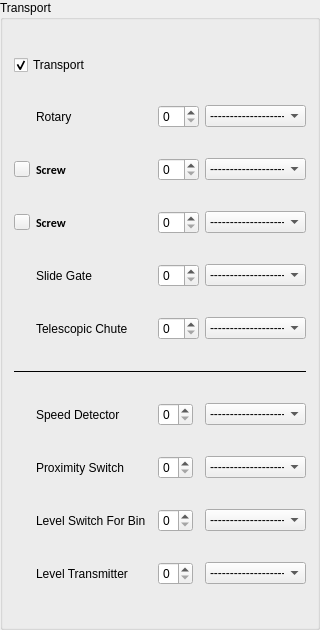
        <widget class="QGroupBox" name="transport_gbox">
         <property name="minimumSize">
          <size>
           <width>320</width>
           <height>630</height>
          </size>
         </property>
         <property name="maximumSize">
          <size>
           <width>320</width>
           <height>16777215</height>
          </size>
         </property>
         <property name="title">
          <string>Transport</string>
         </property>
         <layout class="QGridLayout" name="gridLayout_6">
          <item row="9" column="0" colspan="7">
           <widget class="QFrame" name="frame_2">
            <property name="frameShape">
             <enum>QFrame::HLine</enum>
            </property>
            <property name="frameShadow">
             <enum>QFrame::Plain</enum>
            </property>
           </widget>
          </item>
          <item row="1" column="6">
           <widget class="QComboBox" name="rotary_kw">
            <property name="maximumSize">
             <size>
              <width>16777215</width>
              <height>16777215</height>
             </size>
            </property>
            <item>
             <property name="text">
              <string>--------------------</string>
             </property>
            </item>
            <item>
             <property name="text">
              <string>0.06</string>
             </property>
            </item>
            <item>
             <property name="text">
              <string>0.09</string>
             </property>
            </item>
            <item>
             <property name="text">
              <string>0.12</string>
             </property>
            </item>
            <item>
             <property name="text">
              <string>0.18</string>
             </property>
            </item>
            <item>
             <property name="text">
              <string>0.25</string>
             </property>
            </item>
            <item>
             <property name="text">
              <string>0.37</string>
             </property>
            </item>
            <item>
             <property name="text">
              <string>0.55</string>
             </property>
            </item>
            <item>
             <property name="text">
              <string>0.75</string>
             </property>
            </item>
            <item>
             <property name="text">
              <string>1.1</string>
             </property>
            </item>
            <item>
             <property name="text">
              <string>1.5</string>
             </property>
            </item>
            <item>
             <property name="text">
              <string>3</string>
             </property>
            </item>
            <item>
             <property name="text">
              <string>4</string>
             </property>
            </item>
            <item>
             <property name="text">
              <string>5.5</string>
             </property>
            </item>
            <item>
             <property name="text">
              <string>7.5</string>
             </property>
            </item>
            <item>
             <property name="text">
              <string>9</string>
             </property>
            </item>
            <item>
             <property name="text">
              <string>11</string>
             </property>
            </item>
            <item>
             <property name="text">
              <string>15</string>
             </property>
            </item>
            <item>
             <property name="text">
              <string>18.5</string>
             </property>
            </item>
            <item>
             <property name="text">
              <string>22</string>
             </property>
            </item>
            <item>
             <property name="text">
              <string>30</string>
             </property>
            </item>
            <item>
             <property name="text">
              <string>45</string>
             </property>
            </item>
            <item>
             <property name="text">
              <string>55</string>
             </property>
            </item>
            <item>
             <property name="text">
              <string>75</string>
             </property>
            </item>
            <item>
             <property name="text">
              <string>90</string>
             </property>
            </item>
            <item>
             <property name="text">
              <string>110</string>
             </property>
            </item>
           </widget>
          </item>
          <item row="11" column="1">
           <widget class="QLabel" name="label_43">
            <property name="text">
             <string>Proximity Switch</string>
            </property>
           </widget>
          </item>
          <item row="1" column="1">
           <widget class="QLabel" name="label_35">
            <property name="text">
             <string>Rotary</string>
            </property>
           </widget>
          </item>
          <item row="11" column="6">
           <widget class="QComboBox" name="transport_zs_brand">
            <item>
             <property name="text">
              <string>--------------------</string>
             </property>
            </item>
            <item>
             <property name="text">
              <string>DBL</string>
             </property>
            </item>
            <item>
             <property name="text">
              <string>Danfoss</string>
             </property>
            </item>
           </widget>
          </item>
          <item row="14" column="1">
           <widget class="QLabel" name="label_47">
            <property name="text">
             <string>Level Transmitter</string>
            </property>
           </widget>
          </item>
          <item row="0" column="0" colspan="2">
           <widget class="QCheckBox" name="transport_checkbox">
            <property name="text">
             <string>Transport</string>
            </property>
            <property name="checked">
             <bool>true</bool>
            </property>
           </widget>
          </item>
          <item row="11" column="5">
           <widget class="QSpinBox" name="transport_zs_qty">
            <property name="maximumSize">
             <size>
              <width>35</width>
              <height>16777215</height>
             </size>
            </property>
            <property name="minimum">
             <number>0</number>
            </property>
            <property name="value">
             <number>0</number>
            </property>
            <property name="displayIntegerBase">
             <number>10</number>
            </property>
           </widget>
          </item>
          <item row="5" column="6">
           <widget class="QComboBox" name="telescopic_chute_kw">
            <property name="maximumSize">
             <size>
              <width>16777215</width>
              <height>16777215</height>
             </size>
            </property>
            <item>
             <property name="text">
              <string>--------------------</string>
             </property>
            </item>
            <item>
             <property name="text">
              <string>0.06</string>
             </property>
            </item>
            <item>
             <property name="text">
              <string>0.09</string>
             </property>
            </item>
            <item>
             <property name="text">
              <string>0.12</string>
             </property>
            </item>
            <item>
             <property name="text">
              <string>0.18</string>
             </property>
            </item>
            <item>
             <property name="text">
              <string>0.25</string>
             </property>
            </item>
            <item>
             <property name="text">
              <string>0.37</string>
             </property>
            </item>
            <item>
             <property name="text">
              <string>0.55</string>
             </property>
            </item>
            <item>
             <property name="text">
              <string>0.75</string>
             </property>
            </item>
            <item>
             <property name="text">
              <string>1.1</string>
             </property>
            </item>
            <item>
             <property name="text">
              <string>1.5</string>
             </property>
            </item>
            <item>
             <property name="text">
              <string>3</string>
             </property>
            </item>
            <item>
             <property name="text">
              <string>4</string>
             </property>
            </item>
            <item>
             <property name="text">
              <string>5.5</string>
             </property>
            </item>
            <item>
             <property name="text">
              <string>7.5</string>
             </property>
            </item>
            <item>
             <property name="text">
              <string>9</string>
             </property>
            </item>
            <item>
             <property name="text">
              <string>11</string>
             </property>
            </item>
            <item>
             <property name="text">
              <string>15</string>
             </property>
            </item>
            <item>
             <property name="text">
              <string>18.5</string>
             </property>
            </item>
            <item>
             <property name="text">
              <string>22</string>
             </property>
            </item>
            <item>
             <property name="text">
              <string>30</string>
             </property>
            </item>
            <item>
             <property name="text">
              <string>45</string>
             </property>
            </item>
            <item>
             <property name="text">
              <string>55</string>
             </property>
            </item>
            <item>
             <property name="text">
              <string>75</string>
             </property>
            </item>
            <item>
             <property name="text">
              <string>90</string>
             </property>
            </item>
            <item>
             <property name="text">
              <string>110</string>
             </property>
            </item>
           </widget>
          </item>
          <item row="1" column="5">
           <widget class="QSpinBox" name="rotary_qty">
            <property name="minimum">
             <number>0</number>
            </property>
            <property name="value">
             <number>0</number>
            </property>
            <property name="displayIntegerBase">
             <number>10</number>
            </property>
           </widget>
          </item>
          <item row="5" column="5">
           <widget class="QSpinBox" name="telescopic_chute_qty">
            <property name="minimum">
             <number>0</number>
            </property>
            <property name="value">
             <number>0</number>
            </property>
           </widget>
          </item>
          <item row="13" column="6">
           <widget class="QComboBox" name="transport_ls_bin_brand">
            <item>
             <property name="text">
              <string>--------------------</string>
             </property>
            </item>
            <item>
             <property name="text">
              <string>DBL</string>
             </property>
            </item>
            <item>
             <property name="text">
              <string>Danfoss</string>
             </property>
            </item>
           </widget>
          </item>
          <item row="13" column="5">
           <widget class="QSpinBox" name="transport_ls_bin_qty">
            <property name="maximumSize">
             <size>
              <width>35</width>
              <height>16777215</height>
             </size>
            </property>
            <property name="minimum">
             <number>0</number>
            </property>
            <property name="value">
             <number>0</number>
            </property>
            <property name="displayIntegerBase">
             <number>10</number>
            </property>
           </widget>
          </item>
          <item row="14" column="5">
           <widget class="QSpinBox" name="transport_lt_qty">
            <property name="maximumSize">
             <size>
              <width>35</width>
              <height>16777215</height>
             </size>
            </property>
            <property name="minimum">
             <number>0</number>
            </property>
            <property name="value">
             <number>0</number>
            </property>
            <property name="displayIntegerBase">
             <number>10</number>
            </property>
           </widget>
          </item>
          <item row="14" column="6">
           <widget class="QComboBox" name="transport_lt_brand">
            <item>
             <property name="text">
              <string>--------------------</string>
             </property>
            </item>
            <item>
             <property name="text">
              <string>DBL</string>
             </property>
            </item>
            <item>
             <property name="text">
              <string>Danfoss</string>
             </property>
            </item>
           </widget>
          </item>
          <item row="5" column="1">
           <widget class="QLabel" name="label_36">
            <property name="text">
             <string>Telescopic Chute</string>
            </property>
           </widget>
          </item>
          <item row="13" column="1" colspan="3">
           <widget class="QLabel" name="label_46">
            <property name="text">
             <string>Level Switch For Bin</string>
            </property>
           </widget>
          </item>
          <item row="2" column="1">
           <widget class="QLabel" name="label_40">
            <property name="font">
             <font>
              <family>Calibri</family>
              <weight>75</weight>
              <bold>true</bold>
             </font>
            </property>
            <property name="text">
             <string>Screw</string>
            </property>
           </widget>
          </item>
          <item row="3" column="1">
           <widget class="QLabel" name="screw2_label">
            <property name="enabled">
             <bool>true</bool>
            </property>
            <property name="font">
             <font>
              <family>Calibri</family>
              <weight>75</weight>
              <bold>true</bold>
             </font>
            </property>
            <property name="contextMenuPolicy">
             <enum>Qt::DefaultContextMenu</enum>
            </property>
            <property name="acceptDrops">
             <bool>false</bool>
            </property>
            <property name="text">
             <string>Screw</string>
            </property>
           </widget>
          </item>
          <item row="3" column="6">
           <widget class="QComboBox" name="screw2_kw">
            <property name="maximumSize">
             <size>
              <width>16777215</width>
              <height>16777215</height>
             </size>
            </property>
            <item>
             <property name="text">
              <string>--------------------</string>
             </property>
            </item>
            <item>
             <property name="text">
              <string>0.06</string>
             </property>
            </item>
            <item>
             <property name="text">
              <string>0.09</string>
             </property>
            </item>
            <item>
             <property name="text">
              <string>0.12</string>
             </property>
            </item>
            <item>
             <property name="text">
              <string>0.18</string>
             </property>
            </item>
            <item>
             <property name="text">
              <string>0.25</string>
             </property>
            </item>
            <item>
             <property name="text">
              <string>0.37</string>
             </property>
            </item>
            <item>
             <property name="text">
              <string>0.55</string>
             </property>
            </item>
            <item>
             <property name="text">
              <string>0.75</string>
             </property>
            </item>
            <item>
             <property name="text">
              <string>1.1</string>
             </property>
            </item>
            <item>
             <property name="text">
              <string>1.5</string>
             </property>
            </item>
            <item>
             <property name="text">
              <string>3</string>
             </property>
            </item>
            <item>
             <property name="text">
              <string>4</string>
             </property>
            </item>
            <item>
             <property name="text">
              <string>5.5</string>
             </property>
            </item>
            <item>
             <property name="text">
              <string>7.5</string>
             </property>
            </item>
            <item>
             <property name="text">
              <string>9</string>
             </property>
            </item>
            <item>
             <property name="text">
              <string>11</string>
             </property>
            </item>
            <item>
             <property name="text">
              <string>15</string>
             </property>
            </item>
            <item>
             <property name="text">
              <string>18.5</string>
             </property>
            </item>
            <item>
             <property name="text">
              <string>22</string>
             </property>
            </item>
            <item>
             <property name="text">
              <string>30</string>
             </property>
            </item>
            <item>
             <property name="text">
              <string>45</string>
             </property>
            </item>
            <item>
             <property name="text">
              <string>55</string>
             </property>
            </item>
            <item>
             <property name="text">
              <string>75</string>
             </property>
            </item>
            <item>
             <property name="text">
              <string>90</string>
             </property>
            </item>
            <item>
             <property name="text">
              <string>110</string>
             </property>
            </item>
           </widget>
          </item>
          <item row="3" column="5">
           <widget class="QSpinBox" name="screw2_qty">
            <property name="minimum">
             <number>0</number>
            </property>
            <property name="value">
             <number>0</number>
            </property>
           </widget>
          </item>
          <item row="2" column="6">
           <widget class="QComboBox" name="screw1_kw">
            <property name="maximumSize">
             <size>
              <width>16777215</width>
              <height>16777215</height>
             </size>
            </property>
            <item>
             <property name="text">
              <string>--------------------</string>
             </property>
            </item>
            <item>
             <property name="text">
              <string>0.06</string>
             </property>
            </item>
            <item>
             <property name="text">
              <string>0.09</string>
             </property>
            </item>
            <item>
             <property name="text">
              <string>0.12</string>
             </property>
            </item>
            <item>
             <property name="text">
              <string>0.18</string>
             </property>
            </item>
            <item>
             <property name="text">
              <string>0.25</string>
             </property>
            </item>
            <item>
             <property name="text">
              <string>0.37</string>
             </property>
            </item>
            <item>
             <property name="text">
              <string>0.55</string>
             </property>
            </item>
            <item>
             <property name="text">
              <string>0.75</string>
             </property>
            </item>
            <item>
             <property name="text">
              <string>1.1</string>
             </property>
            </item>
            <item>
             <property name="text">
              <string>1.5</string>
             </property>
            </item>
            <item>
             <property name="text">
              <string>3</string>
             </property>
            </item>
            <item>
             <property name="text">
              <string>4</string>
             </property>
            </item>
            <item>
             <property name="text">
              <string>5.5</string>
             </property>
            </item>
            <item>
             <property name="text">
              <string>7.5</string>
             </property>
            </item>
            <item>
             <property name="text">
              <string>9</string>
             </property>
            </item>
            <item>
             <property name="text">
              <string>11</string>
             </property>
            </item>
            <item>
             <property name="text">
              <string>15</string>
             </property>
            </item>
            <item>
             <property name="text">
              <string>18.5</string>
             </property>
            </item>
            <item>
             <property name="text">
              <string>22</string>
             </property>
            </item>
            <item>
             <property name="text">
              <string>30</string>
             </property>
            </item>
            <item>
             <property name="text">
              <string>45</string>
             </property>
            </item>
            <item>
             <property name="text">
              <string>55</string>
             </property>
            </item>
            <item>
             <property name="text">
              <string>75</string>
             </property>
            </item>
            <item>
             <property name="text">
              <string>90</string>
             </property>
            </item>
            <item>
             <property name="text">
              <string>110</string>
             </property>
            </item>
           </widget>
          </item>
          <item row="2" column="0">
           <widget class="QPushButton" name="screw2_add_btn">
            <property name="maximumSize">
             <size>
              <width>16</width>
              <height>16</height>
             </size>
            </property>
            <property name="toolTip">
             <string>Add Screw</string>
            </property>
            <property name="autoFillBackground">
             <bool>false</bool>
            </property>
            <property name="styleSheet">
             <string notr="true"/>
            </property>
            <property name="text">
             <string/>
            </property>
            <property name="icon">
             <iconset>
              <normaloff>../../assets/plus.png</normaloff>../../assets/plus.png</iconset>
            </property>
            <property name="flat">
             <bool>false</bool>
            </property>
           </widget>
          </item>
          <item row="3" column="0">
           <widget class="QPushButton" name="screw2_minuse_btn">
            <property name="maximumSize">
             <size>
              <width>16</width>
              <height>16</height>
             </size>
            </property>
            <property name="toolTip">
             <string>Remove Screw</string>
            </property>
            <property name="text">
             <string/>
            </property>
            <property name="icon">
             <iconset>
              <normaloff>../../assets/minus.png</normaloff>../../assets/minus.png</iconset>
            </property>
            <property name="checkable">
             <bool>true</bool>
            </property>
           </widget>
          </item>
          <item row="2" column="5">
           <widget class="QSpinBox" name="screw1_qty">
            <property name="minimum">
             <number>0</number>
            </property>
            <property name="value">
             <number>0</number>
            </property>
           </widget>
          </item>
          <item row="4" column="1">
           <widget class="QLabel" name="label_38">
            <property name="text">
             <string>Slide Gate</string>
            </property>
           </widget>
          </item>
          <item row="4" column="5">
           <widget class="QSpinBox" name="slide_gate_qty">
            <property name="minimum">
             <number>0</number>
            </property>
            <property name="value">
             <number>0</number>
            </property>
           </widget>
          </item>
          <item row="4" column="6">
           <widget class="QComboBox" name="slide_gate_kw">
            <property name="maximumSize">
             <size>
              <width>16777215</width>
              <height>16777215</height>
             </size>
            </property>
            <item>
             <property name="text">
              <string>--------------------</string>
             </property>
            </item>
            <item>
             <property name="text">
              <string>0.06</string>
             </property>
            </item>
            <item>
             <property name="text">
              <string>0.09</string>
             </property>
            </item>
            <item>
             <property name="text">
              <string>0.12</string>
             </property>
            </item>
            <item>
             <property name="text">
              <string>0.18</string>
             </property>
            </item>
            <item>
             <property name="text">
              <string>0.25</string>
             </property>
            </item>
            <item>
             <property name="text">
              <string>0.37</string>
             </property>
            </item>
            <item>
             <property name="text">
              <string>0.55</string>
             </property>
            </item>
            <item>
             <property name="text">
              <string>0.75</string>
             </property>
            </item>
            <item>
             <property name="text">
              <string>1.1</string>
             </property>
            </item>
            <item>
             <property name="text">
              <string>1.5</string>
             </property>
            </item>
            <item>
             <property name="text">
              <string>3</string>
             </property>
            </item>
            <item>
             <property name="text">
              <string>4</string>
             </property>
            </item>
            <item>
             <property name="text">
              <string>5.5</string>
             </property>
            </item>
            <item>
             <property name="text">
              <string>7.5</string>
             </property>
            </item>
            <item>
             <property name="text">
              <string>9</string>
             </property>
            </item>
            <item>
             <property name="text">
              <string>11</string>
             </property>
            </item>
            <item>
             <property name="text">
              <string>15</string>
             </property>
            </item>
            <item>
             <property name="text">
              <string>18.5</string>
             </property>
            </item>
            <item>
             <property name="text">
              <string>22</string>
             </property>
            </item>
            <item>
             <property name="text">
              <string>30</string>
             </property>
            </item>
            <item>
             <property name="text">
              <string>45</string>
             </property>
            </item>
            <item>
             <property name="text">
              <string>55</string>
             </property>
            </item>
            <item>
             <property name="text">
              <string>75</string>
             </property>
            </item>
            <item>
             <property name="text">
              <string>90</string>
             </property>
            </item>
            <item>
             <property name="text">
              <string>110</string>
             </property>
            </item>
           </widget>
          </item>
          <item row="10" column="1">
           <widget class="QLabel" name="label_44">
            <property name="text">
             <string>Speed Detector</string>
            </property>
           </widget>
          </item>
          <item row="10" column="6">
           <widget class="QComboBox" name="transport_spd_brand">
            <item>
             <property name="text">
              <string>--------------------</string>
             </property>
            </item>
            <item>
             <property name="text">
              <string>DBL</string>
             </property>
            </item>
            <item>
             <property name="text">
              <string>Danfoss</string>
             </property>
            </item>
           </widget>
          </item>
          <item row="10" column="5">
           <widget class="QSpinBox" name="transport_spd_qty">
            <property name="maximumSize">
             <size>
              <width>35</width>
              <height>16777215</height>
             </size>
            </property>
            <property name="minimum">
             <number>0</number>
            </property>
            <property name="value">
             <number>0</number>
            </property>
            <property name="displayIntegerBase">
             <number>10</number>
            </property>
           </widget>
          </item>
         </layout>
        </widget>
